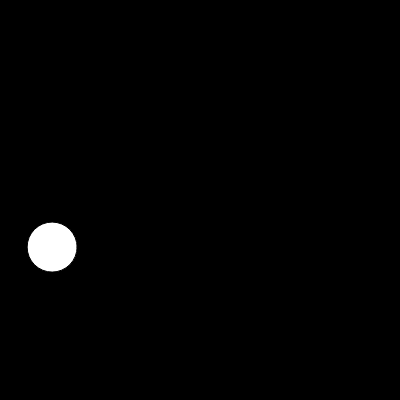
Frame 1 (no input)
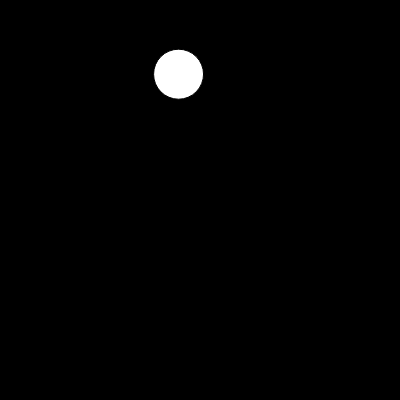
Frame 60 (no input)
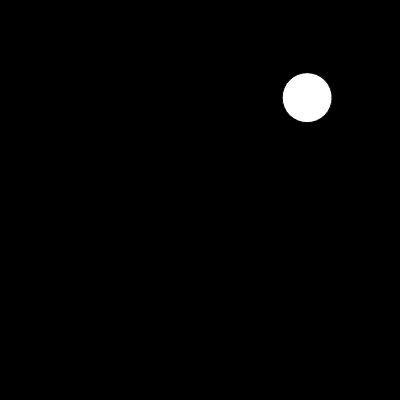
Frame 120 (the mouse pressed at the canvas centre since frame 60)

The p5.js sketch that drew these frames (run headless with seeded random() and noise() and a simulated clock; from frame 60 on, the mouse is pressed at the canvas centre):

// p5.js sketch
// ── sketch.js
let x, y;
let xSpeed, ySpeed;
function setup() {
  createCanvas(400, 400);
   x = 50
  y = 250
  xSpeed = random(-5,5)
  ySpeed = random(-5,5)
}

function draw() {
  background(0);
  x = x + xSpeed
  y = y + ySpeed
  if(x < 0 || x > width){xSpeed = xSpeed * -1}//bouncing
  if(y < 0 || y > height){ySpeed = ySpeed * -1}
 circle(x,y,50)
  
}
// ── style.css
html, body {
    margin: 20;
    padding:5;
    background-color:aliceblue;
  }
  canvas {
    display: block;
  }
  h1 {
    color:purple;
    background-color: yellow;
  }
  .title{
    font-size: 40px;
    font-family: sans-serif;
  }
  #ball {
    font-size: 20px;
    font-family: "Arial";
    color:lightcoral
    }
  #bouncing {
    font-size: 20px;
    font-family: "Georgia";
    color:lightskyblue
  }
  /*unvisited link*/
  a:link {
    color: red
  }
  /*visited link*/
  a:visited{
    color:green
  }
  /*mouse over link*/
  a:hover {
    color:pink
  }
  /*selected link*/
  a:active {
    color:blue
  }
